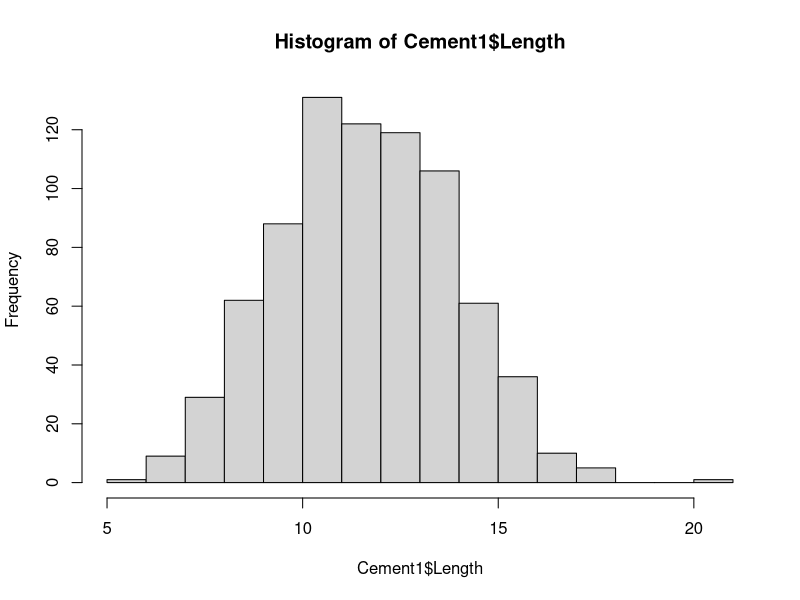
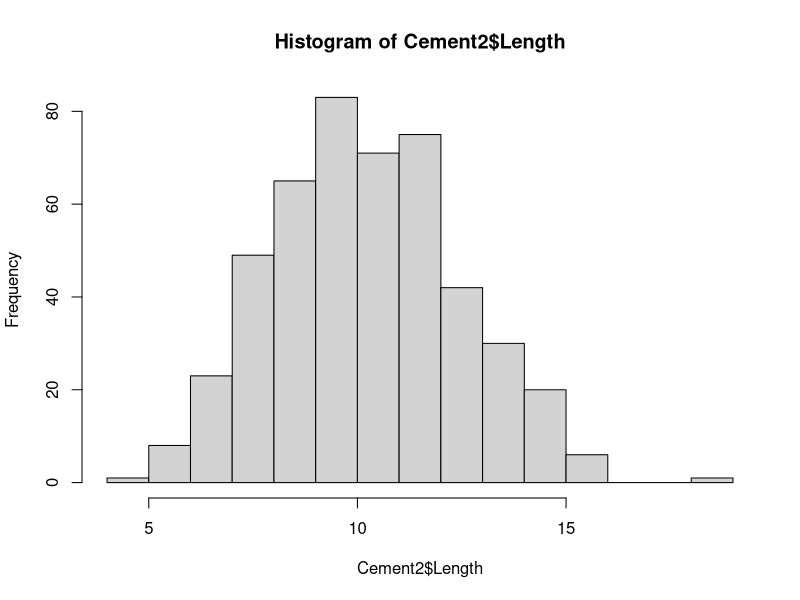
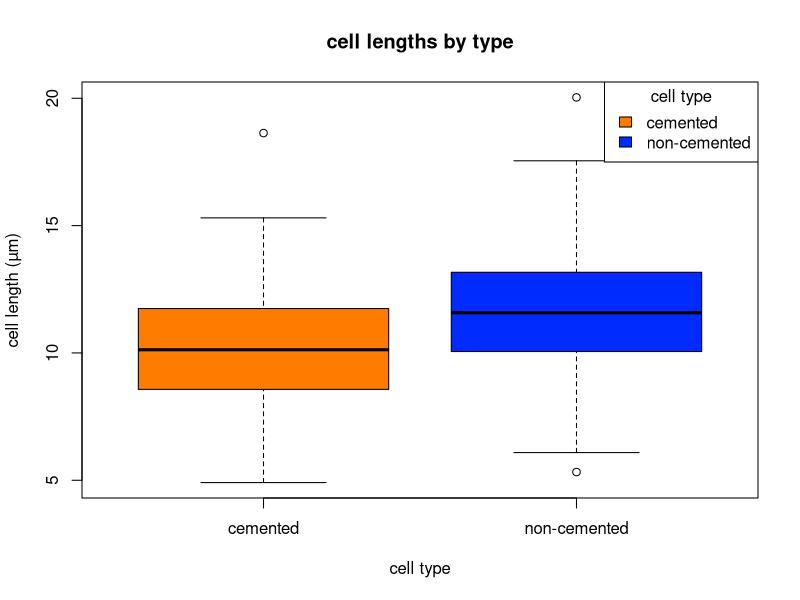
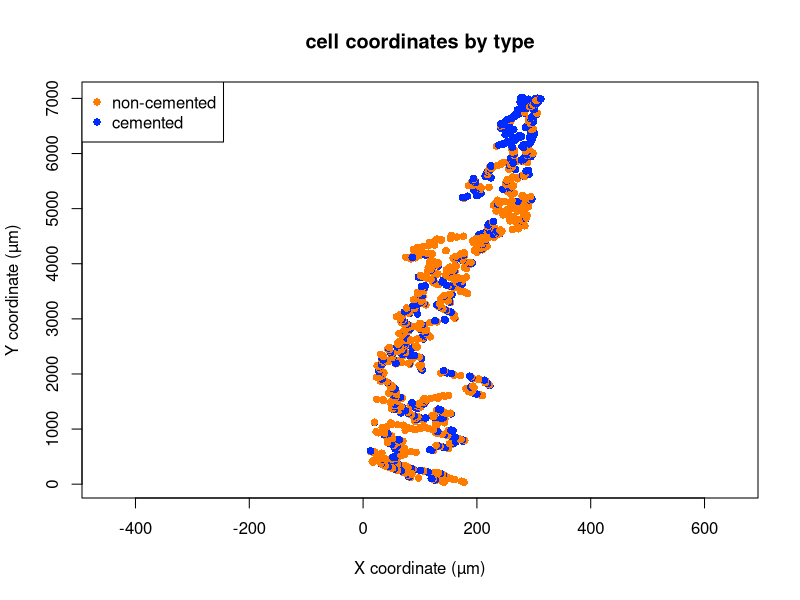
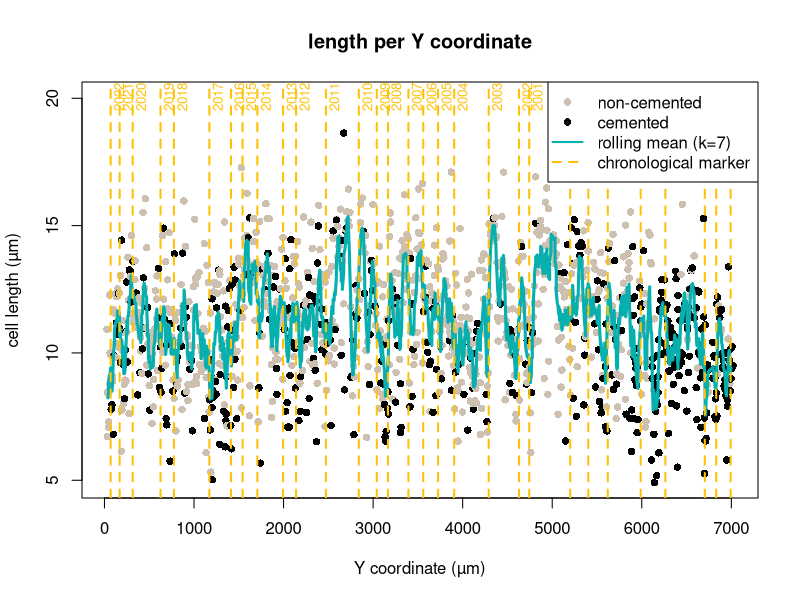
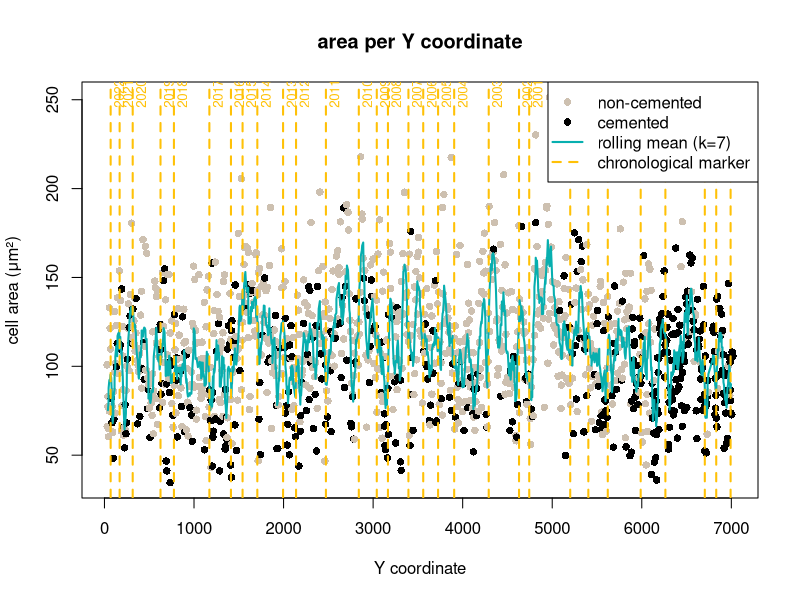

Write R code to recreate these figures, in order.
#Reading in the dataset
setwd("F:/Studium/MSc.Paleobiology/2.Semester/Research Project Implementation/MergeCSV/data")#DesktopPC
setwd("C:/Users/pixie/MSc.Paleobiology/2.Semester/Research Project Implementation/MergeCSV/data")#Laptop
Proj <- read.csv("AllData.csv") #read in collected data
#change coordinate unit from pixel to micrometer
Proj$Y <- Proj$Y * (1.8/32)
Proj$X <- Proj$X *(1.8/32)

#Subsetting data
#Only length (without width)
length_dat <- Proj[which(Proj$Task == "Length"),]
#cemented vs non-cemented
Cement1 <- length_dat[which(length_dat$Cement..1.No.2.Yes. == "1"),] #subsetting to non-cemented cells
Cement2 <- length_dat[which(length_dat$Cement..1.No.2.Yes. == "2"),] #subsetting to cemented cells

nrow(Cement1) #count how many cells are not cemented
nrow(Cement2) #count how many cells are cemented

# getting the mean length of both categories
mean(Cement1$Length)
mean(Cement2$Length)

#test for normal distribution of length

hist(Cement1$Length)
hist(Cement2$Length)

shapiro.test(Cement1$Length) #p-value: 0.1827
shapiro.test(Cement2$Length) #p-value:0.02854
# non-cemented cell length is not normally distributed

#wilcoxon test to check if differences in length between the two cell types are significant
wilcox.test(Length ~ Cement..1.No.2.Yes., data = length_dat)
#p-value<2.2e-16 -> differences between cemented and non-cemented cell lengths are significant

#boxplot
max(Cement1$Length)
max(Cement2$Length)
min(Cement1$Length)
min(Cement2$Length)
median(Cement1$Length)
median(Cement2$Length)


Cement1$type <- "non-cemented"
Cement2$type <- "cemented"
# Combine both types into one data frame, now with a type column to differentiate
combined_data <- rbind(Cement1, Cement2)
boxplot(Length ~ type,
        data = combined_data,
        col = c("#ff7c00", "#002bff"),
        xlab = "cell type",
        ylab = "cell length (µm)",
        main = "cell lengths by type",
        notch=FALSE )
legend("topright",
       legend = c("cemented", "non-cemented"),
       fill = c("#ff7c00", "#002bff"),
       title = "cell type")


#scatterplot: X and Y- coordinates plotted per cell type
x11()
plot(Proj$X, Proj$Y,
     col = ifelse(Proj$Cement..1.No.2.Yes. == "1", "#ff7c00", "#002bff"),
     pch = 16,
     xlab = "X coordinate (µm)", ylab = "Y coordinate (µm)",
     main = "cell coordinates by type",
     xlim=c(-450, 650)
)

legend("topleft", legend = c("non-cemented", "cemented"),
       col = c("#ff7c00", "#002bff"), pch = 16)

#plotting length per y-coordinate
install.packages("zoo")
library("zoo") #package is needed for the "rollmean" - function

#read in chronological data
chrono_dat <- read.csv("NZ_142-2-Chronology.csv")
chrono_dat$Length <- cumsum(chrono_dat$Length) #previous length gets added to current length


x11()
# Create a color vector based on cementation type
colours <- ifelse(length_dat$Cement..1.No.2.Yes. == "1", "antiquewhite3", "black")
#reorder length and colours by y-coordinate
length <- length_dat[order(length_dat$Y),]
colours <- colours[order(length_dat$Y)]  
plot(length$Y, length$Length,
     col= colours,
     pch = 16,
     xlab = "Y coordinate (µm)", ylab= "cell length (µm)",
     main = "length per Y coordinate"
    
)
#add rolling mean
lines(length$Y, rollmean(length$Length, k=7, fill=NA),
      col = "#07afaf", lwd = 3
)
#add chronological markers     
abline(v = chrono_dat$Length,
           col = "#FFC107",
           lty = 2, lwd =2
       
)
# Add year labels to chronological markers
text(x = chrono_dat$Length,
     y = 19.5,  #y-position of the labels
     labels = chrono_dat$Year,
     srt = 90,            # rotate text 90 degrees
     pos = 4,             # position to the right of the line
     cex = 0.8,           # text size
     col = "#FFC107"
)


legend("topright",
       legend = c("non-cemented", "cemented", "rolling mean (k=7)", "chronological marker"),
       col = c("antiquewhite3", "black", "#07afaf", "#FFC107"),
       pch = c(16, 16, NA, NA),
       lty = c(NA, NA, 1, 2),
       lwd = c(NA, NA, 2, 2)
)

   
#calculating the area of each cell with length*width
#subsetting data
#only width (without length)
width_dat <- Proj[which(Proj$Task == "Width"),]

#Creating data frame with all relevant information (Y, length, width, cell-nr.,cell type)
df <- data.frame(1:1254) #empty dataframe with same row number as cell number
df$Cell.Nr<- length_dat$Cell.Nr
df$Y <- length_dat$Y
df$Length <- length_dat$Length
df$Width<- width_dat$Length
df$Area <- df$Length*df$Width
df$type <- width_dat$Cement..1.No.2.Yes.

#plot area with y-coordinate
x11()
colours <- ifelse(df$type == "1", "antiquewhite3", "black")
area <- df[order(df$Y),]
colours <- colours[order(df$Y)]  
plot(area$Y, area$Area,
     col= colours,
     pch = 16, 
     xlab = "Y coordinate", ylab= "cell area (μm²)",
     main = "area per Y coordinate"
)

lines(area$Y, rollmean(area$Area, k=7, fill=NA),
      col = "#07afaf", lwd = 2
)

abline(v = chrono_dat$Length,
       col = "#FFC107",
       lty = 2,
       lwd =2
)

text(x = chrono_dat$Length,
     y = 245.5,  
     labels = chrono_dat$Year,
     srt = 90,            
     pos = 4,             
     cex = 0.8,           
     col = "#FFC107"
)

legend("topright",
       legend = c("non-cemented", "cemented", "rolling mean (k=7)", "chronological marker"),
       col = c("antiquewhite3","black", "#07afaf", "#FFC107"),
       pch = c(16, 16, NA, NA),
       lty = c(NA, NA, 1, 2),
       lwd = c(NA,NA, 2, 2)
)

#mean length per year in µm and cell layers per year
meanLengthperYear <- (max(chrono_dat$Length)- min(chrono_dat$Length))/30
#mean cell length
averageLength<- mean(length_dat$Length)
cellLayers <- meanLengthperYear/averageLength
cellLayers
